Frame 1 (no input): blank canvas, image omitted
Frame 60 (no input): blank canvas, image omitted
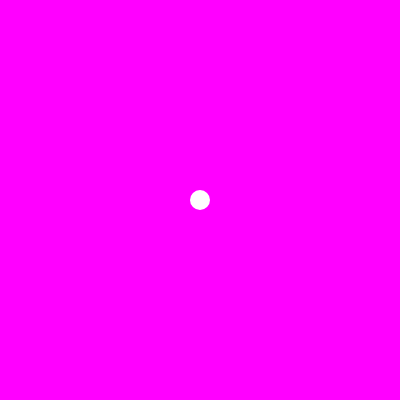
Frame 120 (the mouse pressed at the canvas centre since frame 60)

The p5.js sketch whose frames 1 and 60 were blank and that drew this single picture after the mouse press (run headless with seeded random() and noise() and a simulated clock; from frame 60 on, the mouse is pressed at the canvas centre):

// p5.js sketch
// ── sketch.js
var x = 0;
var y = 0;
function setup() {
	createCanvas(400,400);
	background(255,0,255);
	noStroke();
}

function draw() {
	//background(255,0,255);
}

function mousePressed() {
	fill(255);
	ellipse(mouseX,mouseY,20,20);
}

function moving_rect() {
	fill(255,0,0);
	rect(x,y,20,40);
	x += 5;
	y += 5;
}
